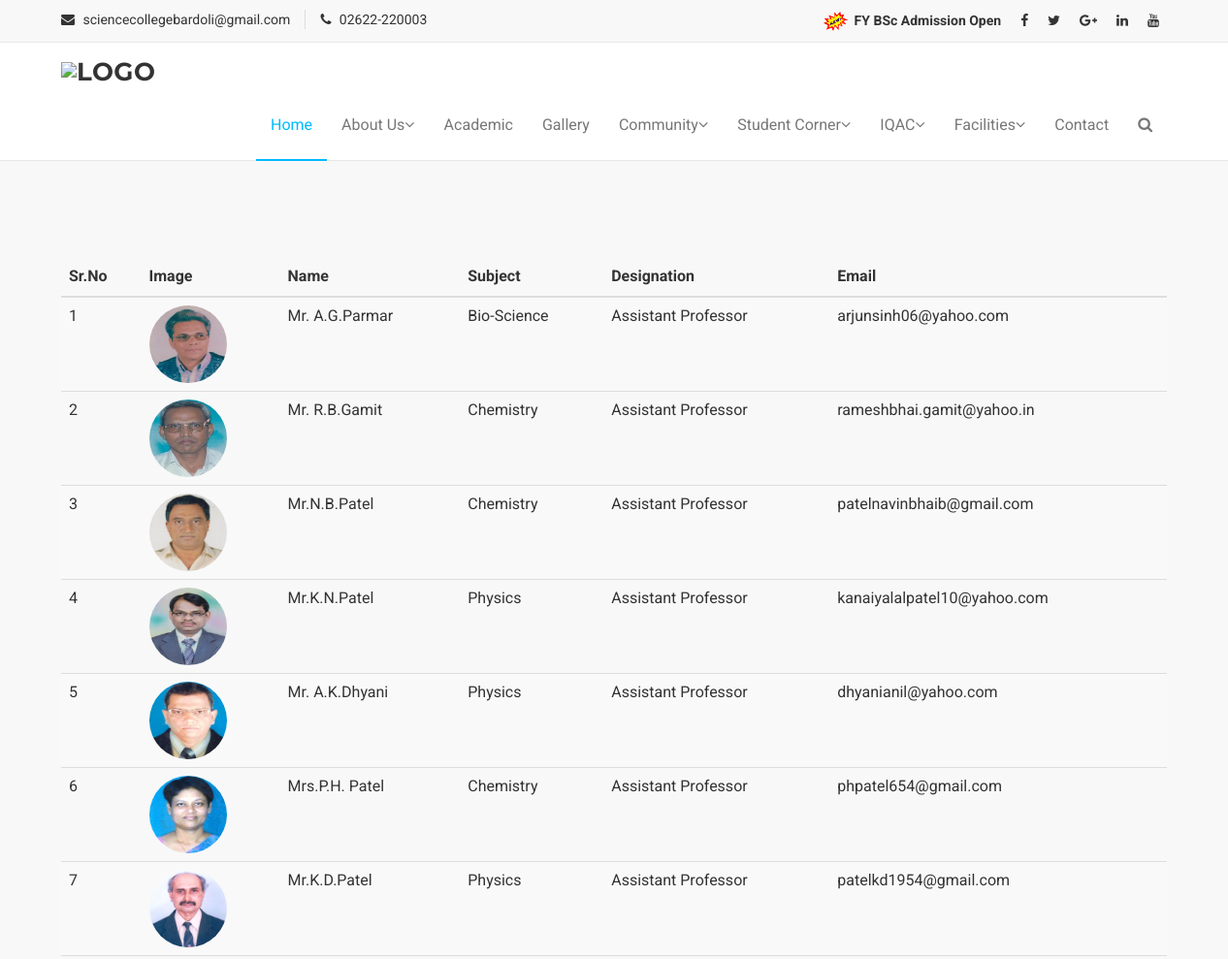
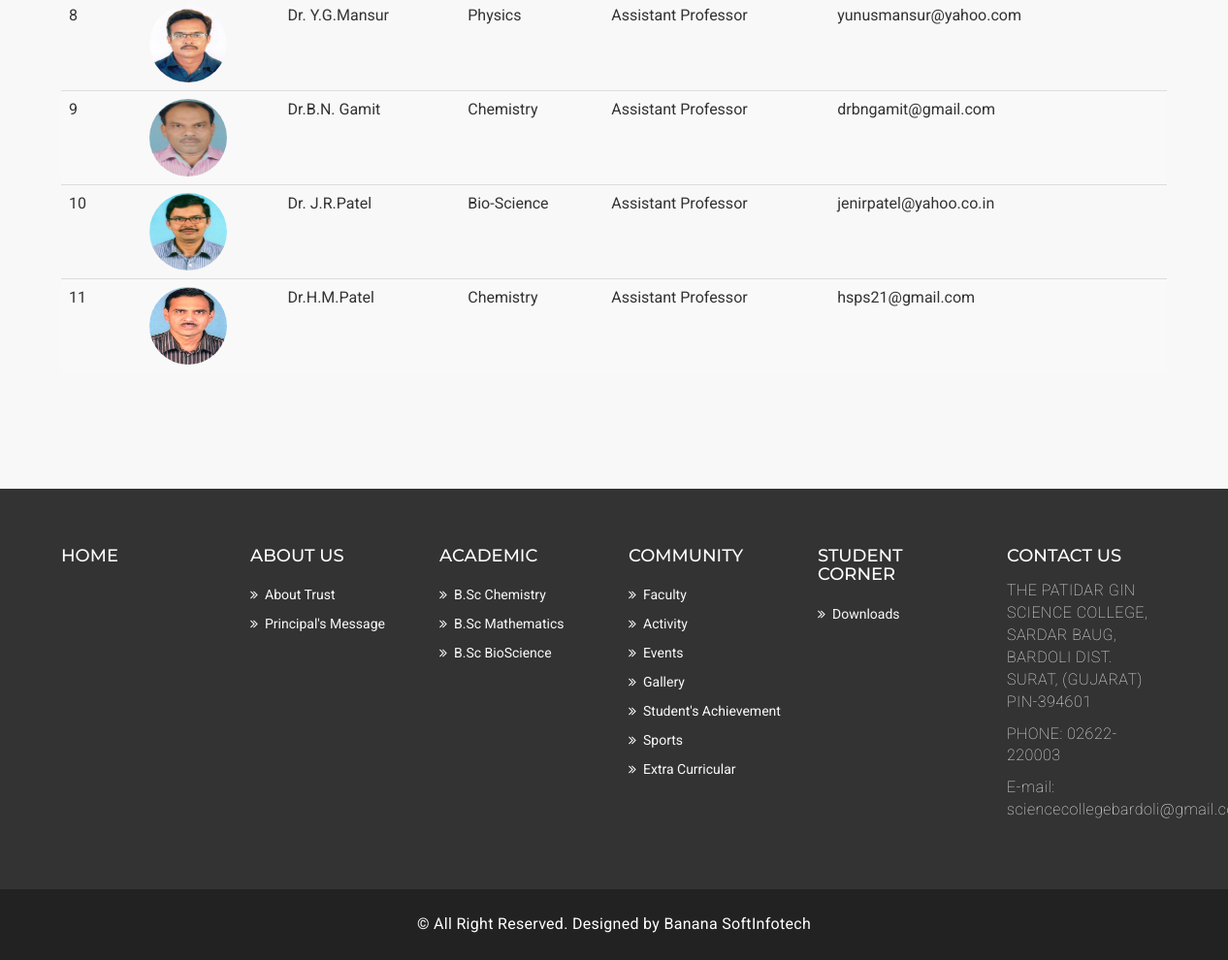
The page /teaching.php on the database its author committed (2 pictures, top to bottom).
### tables this page shows
CREATE TABLE `staff` (
  `id` int(255) NOT NULL,
  `name` varchar(255) NOT NULL,
  `designation` varchar(255) NOT NULL,
  `subject` varchar(255) NOT NULL,
  `email` varchar(255) NOT NULL,
  `img` varchar(255) NOT NULL,
  `s_type` varchar(100) NOT NULL,
  `s_status` varchar(50) NOT NULL DEFAULT '1',
  `s_active` varchar(50) NOT NULL DEFAULT '1'
);

### teaching.php (the view, shortened to what this page needs)
<!DOCTYPE html>
<html lang="en">
<head>
  <?php
  include "conn.php";
  require_once "./includes/header.php";
  ?>
  <section id="mu-course-content">
    <div class="container">
      <div class="table-responsive">
        <table  class="table table-striped">
          <thead>
            <tr>
              <th>Sr.No</th>
              <th>Image</th>
              <th>Name</th>
              <th>Subject</th>
              <th>Designation</th>
              <th>Email</th>
            </tr>
          </thead>
          <tbody>
            <?php
            $q = "SELECT * FROM staff WHERE s_type='teaching'";
            $res = mysqli_query($con, $q);
            $i = 1;
            while ($row = mysqli_fetch_assoc($res)) {
            ?>
              <tr>
                <td><?php echo $i++ ?></td>
                <td><img src="admin_pgsc/img/<?php echo $row['img'] ?>" height="80px" width="80px" style="border-radius: 50%;"></td>
                <td><?php echo $row['name'] ?></td>
                <td><?php echo $row['subject'] ?></td>
                <td><?php echo $row['designation'] ?></td>
                <td><?php echo $row['email'] ?></td>
              </tr>
            <?php
            }
            ?>
          </tbody>
        </table>
      </div>
    </div>
  </section>
  <?php
  require_once "./includes/footer.php";
  ?>

### includes/header.php (shortened to what this page needs)
<!DOCTYPE html>
<html lang="en">
<head>
  <link href="assets/css/font-awesome.css" rel="stylesheet">
  <link href="assets/css/bootstrap.css" rel="stylesheet">
  <link rel="stylesheet" type="text/css" href="assets/css/slick.css">
  <link rel="stylesheet" href="assets/css/jquery.fancybox.css" type="text/css" media="screen" />
  <link id="switcher" href="assets/css/theme-color/default-theme.css" rel="stylesheet">
  <link href="assets/css/style.css" rel="stylesheet">
</head>
<body>
  <header id="mu-header">
    <div class="container">
      <div class="row">
        <div class="col-lg-12 col-md-12">
          <div class="mu-header-area">
            <div class="row">
              <div class="col-lg-6 col-md-6 col-sm-6 col-xs-6">
                <div class="mu-header-top-left">
                  <div class="mu-top-email">
                    <i class="fa fa-envelope"></i>
                    <span>sciencecollegebardoli@gmail.com</span>
                  </div>
                  <div class="mu-top-phone">
                    <i class="fa fa-phone"></i>
                    <span> 02622-220003</span>
                  </div>
                </div>
              </div>
              <div class="col-lg-6 col-md-6 col-sm-6 col-xs-6">
                <div class="mu-header-top-right">
                  <nav>
                    <ul class="mu-top-social-nav">
                      <li> <a href="https://vnsgu.ac.in/admission_tab23-24.html" itemprop="telephone">
                          <img src="./assets/img/new2.gif" height="20" width="25">&nbsp;
                          <b>FY BSc Admission Open</b></a></li>
                      <li><a href="#"><span class="fa fa-facebook"></span></a></li>
                      <li><a href="#"><span class="fa fa-twitter"></span></a></li>
                      <li><a href="#"><span class="fa fa-google-plus"></span></a></li>
                      <li><a href="#"><span class="fa fa-linkedin"></span></a></li>
                      <li><a href="#"><span class="fa fa-youtube"></span></a></li>
                    </ul>
                  </nav>
                </div>
              </div>
            </div>
          </div>
        </div>
      </div>
    </div>
  </header>
  <section id="mu-menu">
    <nav class="navbar navbar-default" role="navigation">
      <div class="container">
        <div class="navbar-header">
          <a class="navbar-brand" href="index.php">
            <img src="assets/img/logo.png" alt="logo" width="500px"></a>
        </div>
        <div id="navbar" class="navbar-collapse collapse">
          <ul id="top-menu" class="nav navbar-nav navbar-right main-nav">
            <li class="active"><a href="index.php">Home</a></li>
            <li class="dropdown">
              <a href="#" class="dropdown-toggle" data-toggle="dropdown">About Us<span class="fa fa-angle-down"></span></a>
            </li>
            <li><a href="academic.php">Academic</a></li>
            <li><a href="gallery.php">Gallery</a></li>
            <li class="dropdown">
              <a href="#" class="dropdown-toggle" data-toggle="dropdown">Community<span class="fa fa-angle-down"></span></a>
            </li>
            <li class="dropdown">
              <a href="#" class="dropdown-toggle" data-toggle="dropdown">Student Corner<span class="fa fa-angle-down"></span></a>
            </li>
            <li class="dropdown">
              <a href="#" class="dropdown-toggle" data-toggle="dropdown">IQAC<span class="fa fa-angle-down"></span></a>
            </li>
            <li class="dropdown">
              <a href="#" class="dropdown-toggle" data-toggle="dropdown">Facilities<span class="fa fa-angle-down"></span></a>
            </li>
            <li><a href="contact.php">Contact</a></li>
            <li><a href="#" id="mu-search-icon"><i class="fa fa-search"></i></a></li>
          </ul>
        </div>
      </div>
    </nav>
  </section>
</body>
</html>

### includes/footer.php (shortened to what this page needs)
<!DOCTYPE html>
<html lang="en">
<head>
</head>
<body>
  <footer id="mu-footer">
    <div class="mu-footer-top">
      <div class="container">
        <div class="mu-footer-top-area">
          <div class="row">
          <div class="col-lg-2 col-md-2 col-sm-2">
              <div class="mu-footer-widget">
                <h4>Home</h4>
              </div>
          </div>
            <div class="col-lg-2 col-md-2 col-sm-2">
              <div class="mu-footer-widget">
                <h4>About Us</h4>
                <ul>
                  <li><a href="about-trust.php">About Trust</a></li>
                  <li><a href="principal-message.php">Principal's Message</a></li>
                </ul>
              </div>
            </div>
            <div class="col-lg-2 col-md-2 col-sm-2">
              <div class="mu-footer-widget">
                <h4>Academic</h4>
                <ul>
                  <li><a href="chemistry.php">B.Sc Chemistry</a></li>
                  <li><a href="mathematics.php">B.Sc Mathematics</a></li>
                  <li><a href="bio-science.php">B.Sc BioScience</a></li>
                </ul>
              </div>
            </div>
            <div class="col-lg-2 col-md-2 col-sm-2">
              <div class="mu-footer-widget">
                <h4>Community</h4>
                <ul>
                  <li><a href="faculty.php">Faculty</a></li>
                  <li><a href="#">Activity</a></li>
                  <li><a href="">Events</a></li>
                  <li><a href="">Gallery</a></li>
                  <li><a href="">Student's Achievement</a></li>
                  <li><a href="">Sports</a></li>
                  <li><a href="">Extra Curricular</a></li>
                </ul>
              </div>
            </div>
            <div class="col-lg-2 col-md-2 col-sm-2">
              <div class="mu-footer-widget">
                <h4>Student Corner</h4>
                <ul>
                  <li><a href="download.php">Downloads</a></li>
                </ul>
              </div>
            </div>
            <div class="col-lg-2 col-md-2 col-sm-2">
              <div class="mu-footer-widget">
                <h4>Contact Us </h4>
                <address>
                  <p>THE PATIDAR GIN SCIENCE COLLEGE,
                    SARDAR BAUG, BARDOLI
                    DIST. SURAT, (GUJARAT)
                    PIN-394601
                  </p>
                  <p>PHONE: 02622-220003 </p>
                  <p>E-mail: sciencecollegebardoli@gmail.com</p>
                </address>
              </div>
            </div>
          </div>
        </div>
      </div>
    </div>
    <div class="mu-footer-bottom">
      <div class="container">
        <div class="mu-footer-bottom-area">
          <p>&copy; All Right Reserved. Designed by <a href="http://www.markups.io/" rel="nofollow">Banana SoftInfotech</a></p>
        </div>
      </div>
    </div>
  </footer>
</body>
</html>

### assets/css/theme-color/default-theme.css (style rules this page uses)
#mu-menu .navbar-default .navbar-nav > .active > a, #mu-menu .navbar-default .navbar-nav > .active > a:hover, #mu-menu .navbar-default .navbar-nav > .active > a:focus { color: #01bafd; border-bottom: 2px solid #01bafd; background-color: transparent; }
#mu-course-content { background-color: #f8f8f8; display: inline; float: left; padding: 100px 0; width: 100%; }

### assets/css/style.css (style rules this page uses)
body { background-color: #ffffff; font-family: "Roboto", sans-serif; color: #333333; font-size: 16px; overflow-x: hidden; }
ul { padding: 0; margin: 0; list-style: none; }
a { text-decoration: none; color: #333333; }
h1, h2, h3, h4, h5, h6 { font-family: "Montserrat", sans-serif; }
img { border: none; }
#mu-header { background-color: #f8f8f8; display: inline; float: left; width: 100%; }
#mu-header .mu-header-area { display: inline; float: left; padding: 10px 0; width: 100%; }
#mu-header .mu-header-area .mu-header-top-left { display: inline; float: left; width: 100%; }
#mu-header .mu-header-area .mu-header-top-left .mu-top-email { display: inline; float: left; font-size: 14px; }
#mu-header .mu-header-area .mu-header-top-left .mu-top-email i { margin-right: 5px; }
#mu-header .mu-header-area .mu-header-top-left .mu-top-phone { border-left: 1px solid #ddd; display: inline; font-size: 14px; float: left; margin-left: 15px; padding-left: 15px; }
#mu-header .mu-header-area .mu-header-top-left .mu-top-phone i { margin-right: 5px; }
#mu-header .mu-header-area .mu-header-top-right { display: inline; float: left; text-align: right; width: 100%; }
#mu-header .mu-header-area .mu-header-top-right .mu-top-social-nav { display: inline-block; }
#mu-header .mu-header-area .mu-header-top-right .mu-top-social-nav li { display: inline-block; }
#mu-header .mu-header-area .mu-header-top-right .mu-top-social-nav li a { display: inline-block; font-size: 14px; padding: 0 8px; -webkit-transition: all 0.5s; -moz-transition: all 0.5s; -ms-transition: all 0.5s; -o-transition: all 0.5s; transition: all 0.5s; }
#mu-menu { display: inline; float: left; width: 100%; }
#mu-menu .navbar-header .navbar-brand { color: #333; font-family: "Montserrat", sans-serif; font-size: 26px; font-weight: bold; text-transform: uppercase; padding-top: 20px; letter-spacing: 0.5px; }
#mu-menu .navbar-default { background-color: #fff; border-radius: 0; border-left: none; border-right: none; margin-bottom: 0px; }
#mu-menu .navbar-default .navbar-nav li > a { border-bottom: 2px solid transparent; padding-bottom: 25px; padding-top: 25px; margin-bottom: -1px; -webkit-transition: all 0.5s; -moz-transition: all 0.5s; -ms-transition: all 0.5s; -o-transition: all 0.5s; transition: all 0.5s; }
#mu-course-content { background-color: #f8f8f8; display: inline; float: left; padding: 100px 0; width: 100%; }
#mu-footer { display: inline; float: left; width: 100%; }
#mu-footer .mu-footer-top { background-color: #333; display: inline; float: left; padding: 50px 0; width: 100%; }
#mu-footer .mu-footer-top .mu-footer-top-area { display: inline; float: left; width: 100%; }
#mu-footer .mu-footer-top .mu-footer-top-area .mu-footer-widget { display: inline; float: left; width: 100%; }
#mu-footer .mu-footer-top .mu-footer-top-area .mu-footer-widget h4 { color: #fff; margin-bottom: 15px; text-transform: uppercase; }
#mu-footer .mu-footer-top .mu-footer-top-area .mu-footer-widget ul li a { color: #f9f9f9; display: inline-block; font-size: 14px; font-weight: normal; padding: 5px 0 5px 15px; position: relative; text-transform: capitalize; -webkit-transition: all 0.5s; -moz-transition: all 0.5s; -ms-transition: all 0.5s; -o-transition: all 0.5s; transition: all 0.5s; }
#mu-footer .mu-footer-top .mu-footer-top-area .mu-footer-widget ul li a:before { content: "\f101"; font-family: FontAwesome; left: 0; position: absolute; top: 5px; }
#mu-footer .mu-footer-top .mu-footer-top-area .mu-footer-widget p { color: #f9f9f9; }
#mu-footer .mu-footer-top .mu-footer-top-area .mu-footer-widget address p { font-weight: lighter; letter-spacing: 0.5px; }
#mu-footer .mu-footer-bottom { background-color: #222; display: inline; float: left; padding: 25px 0; width: 100%; }
#mu-footer .mu-footer-bottom .mu-footer-bottom-area { display: inline; float: left; text-align: center; width: 100%; }
#mu-footer .mu-footer-bottom .mu-footer-bottom-area p { color: #fff; margin-bottom: 0; letter-spacing: 0.3px; }
#mu-footer .mu-footer-bottom .mu-footer-bottom-area p a { color: #fff; }

### rows shown on the page
staff: img (picture), name "Mr. A.G.Parmar", subject "Bio-Science", designation "Assistant Professor", email "arjunsinh06@yahoo.com"
staff: img (picture), name "Mr. R.B.Gamit", subject "Chemistry", designation "Assistant Professor", email "rameshbhai.gamit@yahoo.in"
staff: img (picture), name "Mr.N.B.Patel", subject "Chemistry", designation "Assistant Professor", email "patelnavinbhaib@gmail.com"
staff: img (picture), name "Mr.K.N.Patel", subject "Physics", designation "Assistant Professor", email "kanaiyalalpatel10@yahoo.com"
staff: img (picture), name "Mr. A.K.Dhyani", subject "Physics", designation "Assistant Professor", email "dhyanianil@yahoo.com"
staff: img (picture), name "Mrs.P.H. Patel", subject "Chemistry", designation "Assistant Professor", email "phpatel654@gmail.com"
staff: img (picture), name "Mr.K.D.Patel", subject "Physics", designation "Assistant Professor", email "patelkd1954@gmail.com"
staff: img (picture), name "Dr. Y.G.Mansur", subject "Physics", designation "Assistant Professor", email "yunusmansur@yahoo.com"
staff: img (picture), name "Dr.B.N. Gamit", subject "Chemistry", designation "Assistant Professor", email "drbngamit@gmail.com"
staff: img (picture), name "Dr. J.R.Patel", subject "Bio-Science", designation "Assistant Professor", email "jenirpatel@yahoo.co.in"
staff: img (picture), name "Dr.H.M.Patel", subject "Chemistry", designation "Assistant Professor", email "hsps21@gmail.com"
